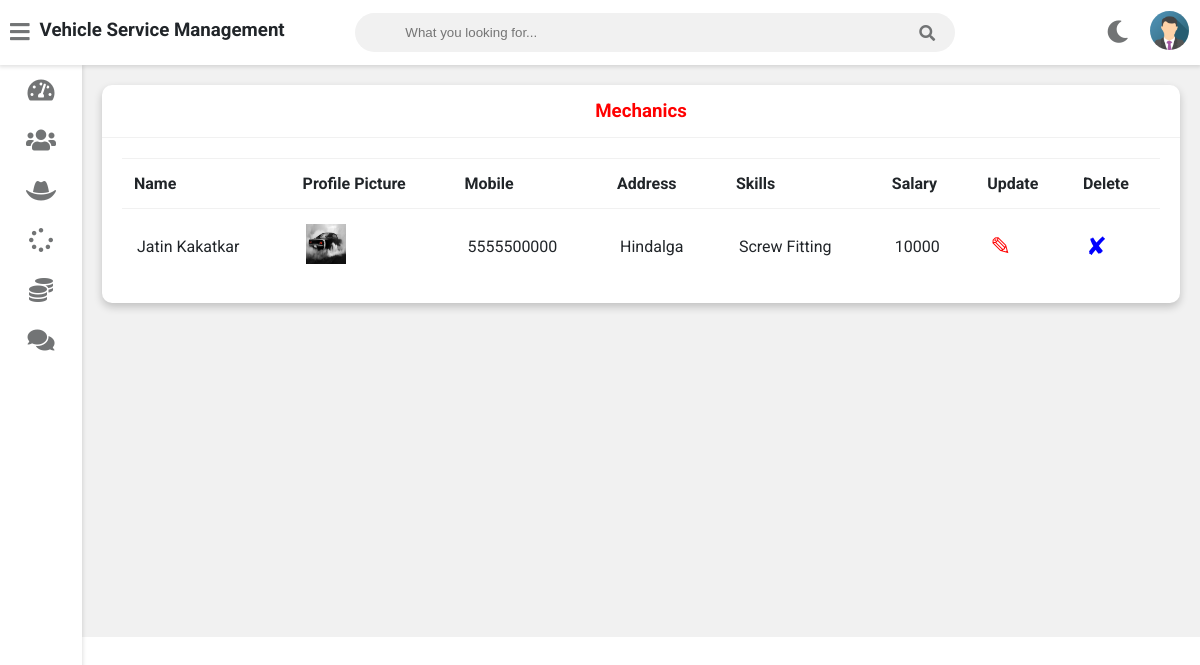
The page /admin-view-mechanic (signed in) on the database its author committed.
### vehicle/models.py (models this page shows, shortened)
class Mechanic(models.Model):
    user=models.OneToOneField(User,on_delete=models.CASCADE)
    profile_pic= models.ImageField(upload_to='profile_pic/MechanicProfilePic/',null=True,blank=True)
    address = models.CharField(max_length=40)
    mobile = models.CharField(max_length=20,null=False)
    skill = models.CharField(max_length=500,null=True)
    salary=models.PositiveIntegerField(null=True)
    status=models.BooleanField(default=False)
    @property
    def get_name(self):
        return self.user.first_name+" "+self.user.last_name

### vehicle/views.py (the view)
# urls.py: path('admin-view-mechanic',views.admin_view_mechanic_view,name='admin-view-mechanic'),
@login_required(login_url='adminlogin')
def admin_view_mechanic_view(request):
    mechanics=models.Mechanic.objects.all()
    return render(request,'vehicle/admin_view_mechanic.html',{'mechanics':mechanics})

### templates/vehicle/admin_view_mechanic.html
{% extends 'vehicle/adminbase.html' %}
{% block content %}
{% load static %}
	<div class="wrapper">
		<div class="row">
			<div class="col-12 col-m-12 col-sm-12">
				<div class="card">
					<div class="card-header">
						<h3 style="color:red; text-align:center" >Mechanics
						</h3>
					</div>
					<div class="card-content">
						<table>
							<thead>
                <tr>
                  <th>Name</th>
                  <th>Profile Picture</th>
                  <th>Mobile</th>
                  <th>Address</th>
                  <th>Skills</th>
                  <th>Salary</th>
                  <th>Update</th>
                  <th>Delete</th>
                </tr>
							</thead>
							<tbody>
              {% for m in mechanics %}
                <tr>
                  <td> {{m.get_name}}</td>
                  <td> <img src="{% static m.profile_pic.url %}" alt="Profile Pic" height="40px" width="40px" /></td>
                  <td>{{m.mobile}}</td>
                  <td>{{m.address}}</td>
                  <td>{{m.skill}}</td>
                  <td>{{m.salary}}</td>
                  <td><a  style="color:red; text-decoration:none;font-size:25px;" href="{% url 'update-mechanic' m.id  %}">&#9998;</a></td>
                  <td><a style="color:blue; text-decoration:none;font-size:25px;"href="{% url 'delete-mechanic' m.id  %}">&#10008;</a></td>
                </tr>
                {% endfor %}
							</tbody>
						</table>
					</div>
				</div>
			</div>
		</div>
<br><br><br><br><br><br><br><br><br><br><br><br><br><br><br><br>
	</div>
{% endblock content %}

### templates/vehicle/adminbase.html (shortened to what this page needs)
<!DOCTYPE html>
{% load static %}
<html>
<head>
	<link rel="stylesheet" type="text/css" href="https://cdnjs.cloudflare.com/ajax/libs/Chart.js/2.9.3/Chart.min.css">
	<link rel="stylesheet" type="text/css" href="{% static "fontawesome-free/css/all.min.css" %}">
	<link rel="stylesheet" type="text/css" href="{% static "style.css" %}">
</head>
<body class="overlay-scrollbar">
	<div class="navbar">
		<ul class="navbar-nav">
			<li class="nav-item">
				<a class="nav-link">
					<i class="fas fa-bars" onclick="collapseSidebar()"></i>
				</a>
			</li>
			<li class="nav-item">
				<h3>Vehicle Service Management</h3>
			</li>
		</ul>
		<form class="navbar-search">
			<input type="text" name="Search" class="navbar-search-input" placeholder="What you looking for...">
			<i class="fas fa-search"></i>
		</form>
		<ul class="navbar-nav nav-right">
			<li class="nav-item mode">
				<a class="nav-link" href="#" onclick="switchTheme()">
					<i class="fas fa-moon dark-icon"></i>
				</a>
			</li>
			<li class="nav-item avt-wrapper">
				<div class="avt dropdown">
					<img src="{% static "images/admin.png" %} " alt="User image" class="dropdown-toggle" data-toggle="user-menu">
				</div>
			</li>
		</ul>
	</div>
	<div class="sidebar">
		<ul class="sidebar-nav">
			<li class="sidebar-nav-item">
				<a href="/admin-dashboard" class="sidebar-nav-link">
					<div>
						<i class="fas fa-tachometer-alt"></i>
					</div>
				</a>
			</li>
			<li class="sidebar-nav-item">
				<a href="/admin-customer" class="sidebar-nav-link">
					<div>
						<i class="fas fa-users"></i>
					</div>
				</a>
			</li>
			<li  class="sidebar-nav-item">
				<a href="/admin-mechanic" class="sidebar-nav-link">
					<div>
					<i class="fas fa-hat-cowboy"></i>
					</div>
				</a>
			</li>
			<li  class="sidebar-nav-item">
				<a href="/admin-request" class="sidebar-nav-link">
					<div>
						<i class="fas fa-spinner"></i>
					</div>
				</a>
			</li>
			<li  class="sidebar-nav-item">
				<a href="/admin-report" class="sidebar-nav-link">
					<div>
						<i class="fas fa-coins"></i>
					</div>
				</a>
			</li>
			<li  class="sidebar-nav-item">
				<a href="/admin-feedback" class="sidebar-nav-link">
					<div>
					<i class="fas fa-comments"></i>
					</div>
				</a>
			</li>
		</ul>
	</div>
<div>
	<div class="content">
		{% block content %}
		{% endblock content %}
	</div>
</div>
</body>
</html>

### rows shown on the page
Mechanic: get_name "Jatin Kakatkar", profile_pic (picture), mobile "5555500000", address "Hindalga", skill "Screw Fitting", salary "10000"
